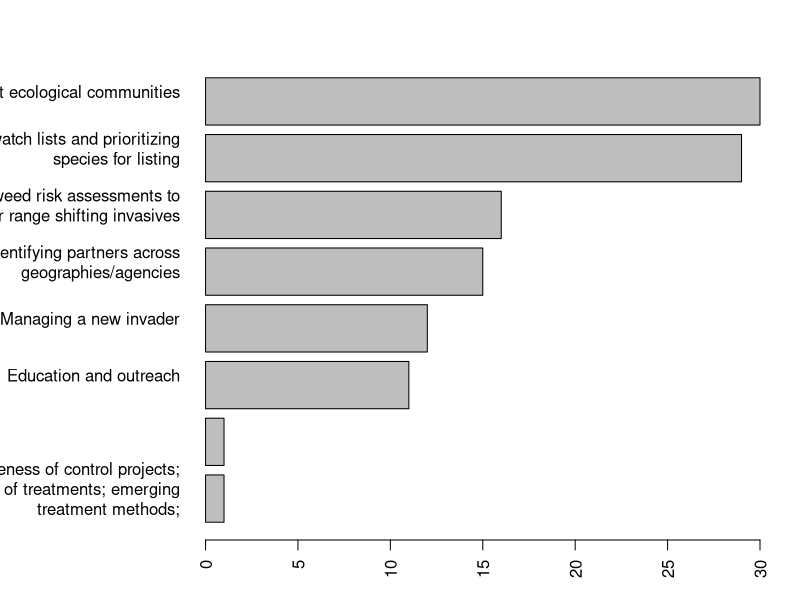
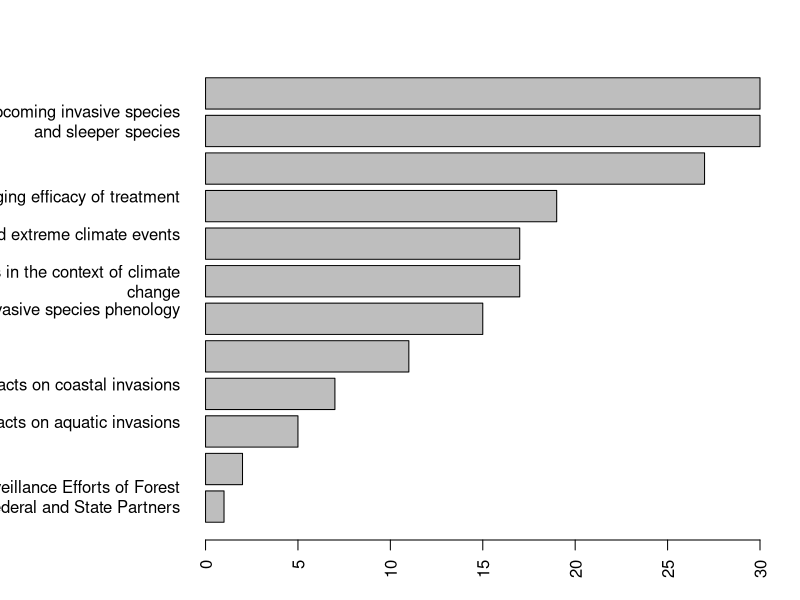
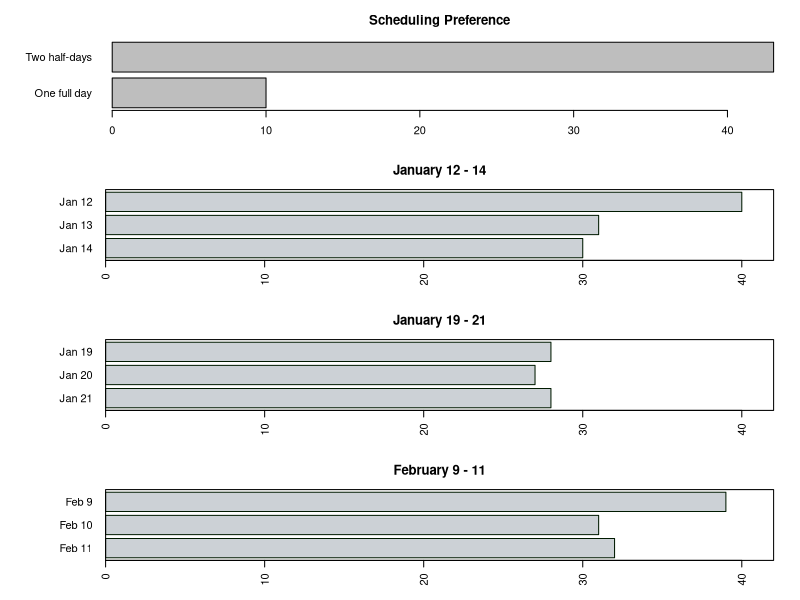
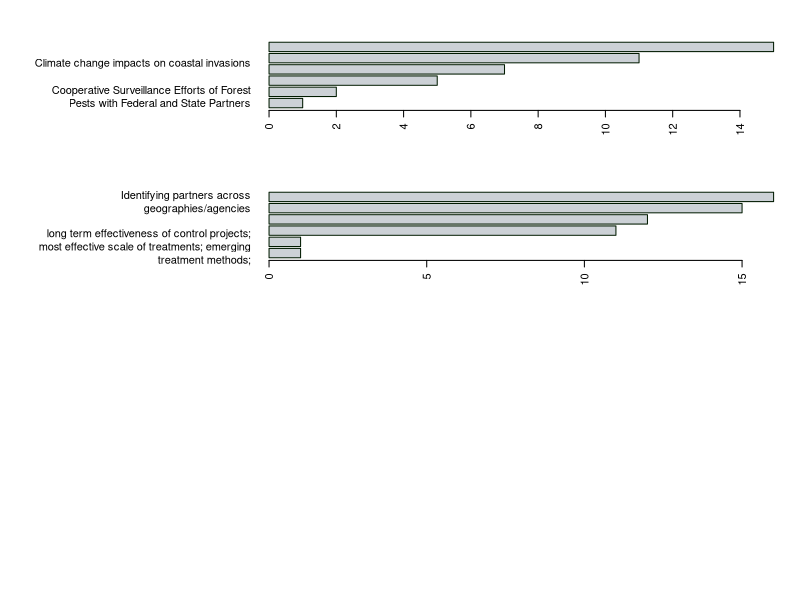

These charts were generated, in order, by the following R code:
## ---- chunk 1
knitr::opts_chunk$set(echo = TRUE)
require(data.table)

dat = fread(here::here("2021_symposium_survey.csv"))

names(dat)

get_day_index = function(n, x)
{
  out = c()
  for(i in n)
    out = c(out, length(grep(pattern = as.character(i), x)))
  out = as.numeric(sapply(out, trimws))
  return(out)
}

get_entries = function(x)
{
  out = factor(sort(strsplit(paste0(x, collapse = ","), ",")[[1]]))
  out_t = table(out)
  out_t = out_t[order(out_t)]
  return(out_t)
}


wrap_text = function(x, max = 45, min=10)
{
  sub = sprintf('(.{%1$s,%2$s})(\\s|$)', min, max)
  return(gsub(sub, '\\1\n', x))
}


dates_1 = get_day_index(1:3, dat[, `Preferred dates [January 12-13-14]`])
dates_2 = get_day_index(1:3, dat[, `Preferred dates (choose as many as you would like): [January 19-20-21]`])
dates_3 = get_day_index(1:3, dat[, `Preferred dates (choose as many as you would like): [February 9-10-11]`])

mgt_table = dat[, get_entries(top_2_management)]
res_table = dat[, get_entries(top_3_research)]

par(las = 2, mar = c(3, 10, 3, 2))

barplot(mgt_table, names.arg = wrap_text(names(mgt_table)), horiz = TRUE)
barplot(res_table, names.arg = wrap_text(names(res_table)), horiz = TRUE)


n_top = 6
barplot_title_width = 20


bar_fill = rgb(0, 0.1, 0.2, 0.2)
bar_col = "steelblue"
bar_border = rgb(0, 0.1, 0)

## ---- chunk 2
par(mar = c(2, 8, 2, 0))
par(mfrow = c(4, 1), las = 2, mar = c(3, 8, 3, 2))
barplot(
  dat[, table(scheduling_pref)[2:3]],
  main = "Scheduling Preference", 
  xlab = "Number of Responses", horiz = TRUE, las = 1)

b_ylm = c(0, 42)
{
  barplot(rev(dates_1), names.arg = rev(paste("Jan", 12:14)), xlim = b_ylm, horiz = TRUE, main = "January 12 - 14", col = bar_fill, border = bar_border); box()
  barplot(rev(dates_2), names.arg = rev(paste("Jan", 19:21)), xlim = b_ylm, horiz = TRUE, main = "January 19 - 21", col = bar_fill, border = bar_border); box()
  barplot(rev(dates_3), names.arg = rev(paste("Feb", 9:11)),  xlim = b_ylm, horiz = TRUE, main = "February 9 - 11", col = bar_fill, border = bar_border); box()
}

## ---- chunk 3
par(las = 2, mar = c(3, barplot_title_width, 3, 2))
barplot(
  res_table[1:n_top],
  names.arg = wrap_text(names(res_table)[1:n_top]), 
  horiz = TRUE,
  col = bar_fill, border = bar_border)
## ---- chunk 4
par(las = 2, mar = c(3, barplot_title_width, 3, 2))
barplot(
  mgt_table[1:n_top], 
  names.arg = wrap_text(names(mgt_table)[1:n_top]), 
  horiz = TRUE, col = bar_fill, border = bar_border)
